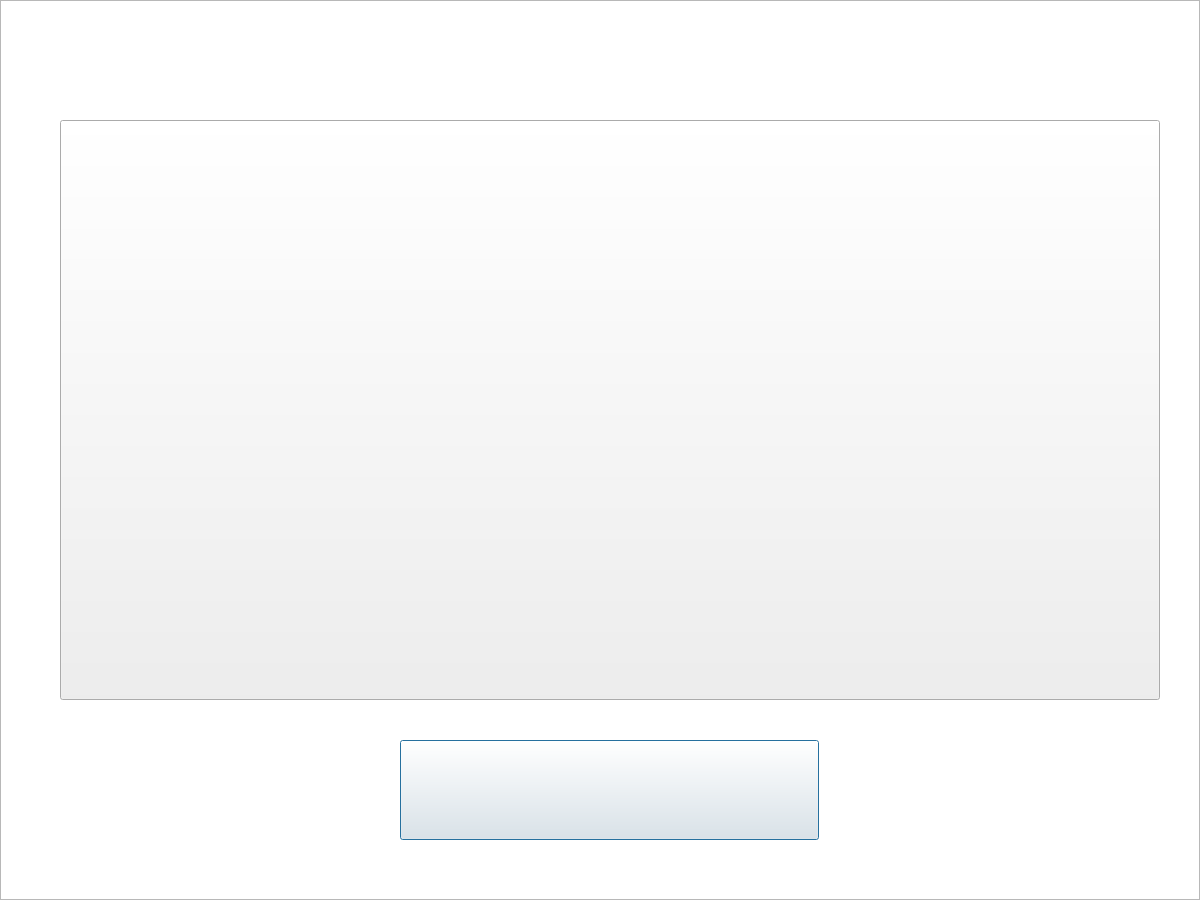
<?xml version="1.0" encoding="UTF-8"?>
<ui version="4.0">
 <class>instrucciones</class>
 <widget class="QDialog" name="instrucciones">
  <property name="geometry">
   <rect>
    <x>0</x>
    <y>0</y>
    <width>1200</width>
    <height>900</height>
   </rect>
  </property>
  <property name="windowTitle">
   <string>Dialog</string>
  </property>
  <widget class="QGraphicsView" name="graphicsView">
   <property name="geometry">
    <rect>
     <x>0</x>
     <y>0</y>
     <width>1200</width>
     <height>900</height>
    </rect>
   </property>
   <property name="styleSheet">
    <string notr="true">border-image: url(:/Imagenes/main.jpg);</string>
   </property>
  </widget>
  <widget class="QPushButton" name="aceptar">
   <property name="geometry">
    <rect>
     <x>400</x>
     <y>740</y>
     <width>419</width>
     <height>100</height>
    </rect>
   </property>
   <property name="styleSheet">
    <string notr="true">border-image: url(:/Imagenes/aceptar.jpg);</string>
   </property>
   <property name="text">
    <string/>
   </property>
  </widget>
  <widget class="QPushButton" name="pushButton_3">
   <property name="geometry">
    <rect>
     <x>60</x>
     <y>120</y>
     <width>1100</width>
     <height>580</height>
    </rect>
   </property>
   <property name="styleSheet">
    <string notr="true">border-image: url(:/Imagenes/instructivo.png);</string>
   </property>
   <property name="text">
    <string/>
   </property>
  </widget>
 </widget>
 <resources/>
 <connections/>
</ui>
